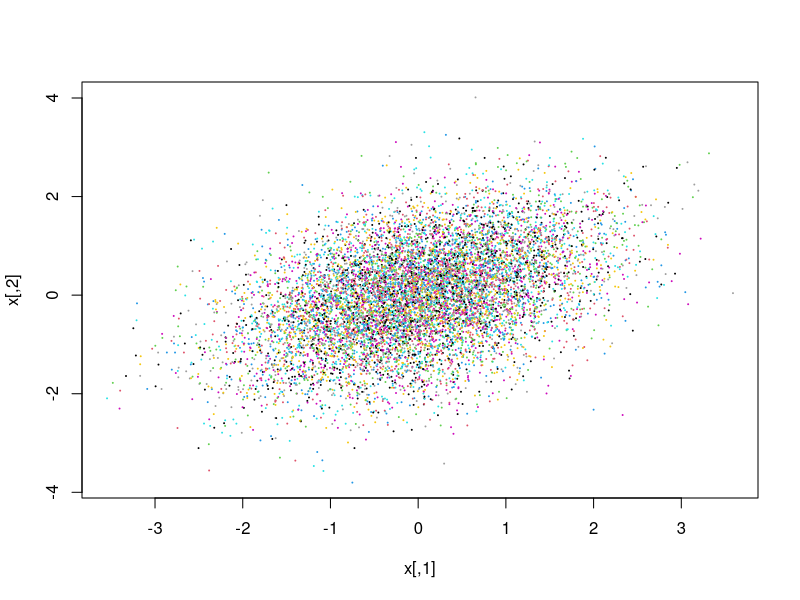
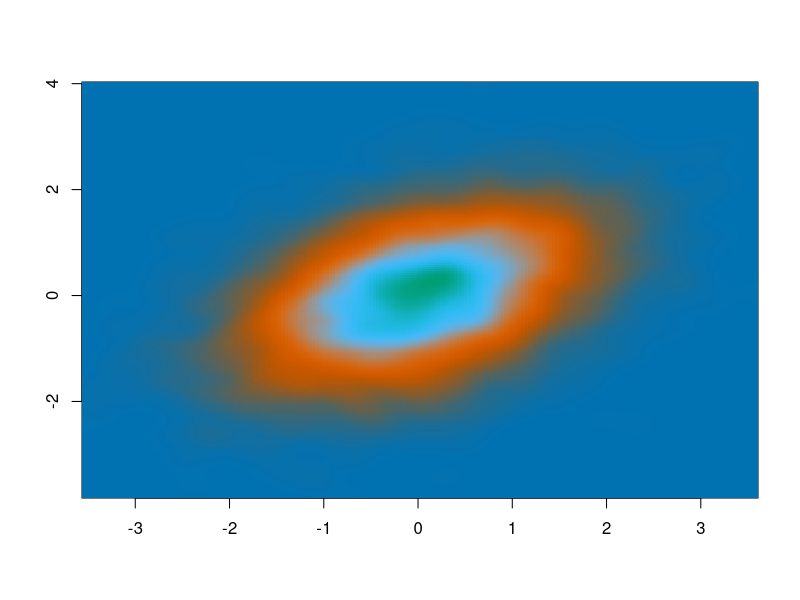
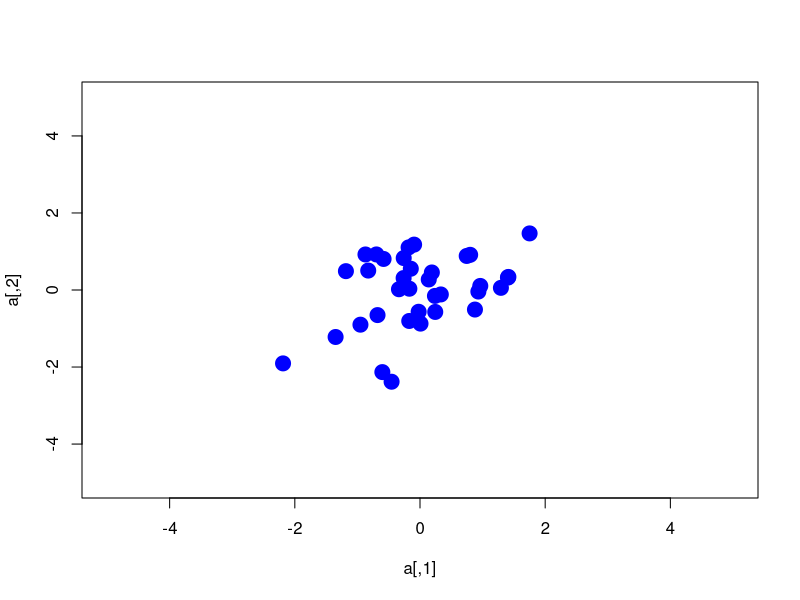

Source code (R) for these figures, in order: (Note: this script raises an error after producing the figures.)
#################
# Simple example of MCMC sampling
#################
library(fields)
cbPalette <- c("#0072B2", "#D55E00", "#56B4E9", "#009E73")
colorTable<- designer.colors(500, cbPalette, 
                             x = 10*seq(1:4))

#########
# first, let's build a function that generates random numbers from a bivariate normal distribution

rho <- 0.9
x <- mvtnorm::rmvnorm(10000, sigma = matrix(c(1,sqrt(1 - rho^2),sqrt(1 - rho^2),1), ncol = 2))

plot(x, col = 1:10000, cex = 0.1)
kde <- MASS::kde2d(x[,1], x[,2], n = 200)
image(kde, col = colorTable)

a <- x[1:35,1:2]
plot(a, ylim = c(-5,5), xlim = c(-5,5), col = "blue", cex = 2, pch = 19)
ellipse(mu = c(0, 0), sigma = matrix(c(1, sqrt(1 - rho^2),sqrt(1 - rho^2),1), ncol = 2), alpha = .05, npoints = 250, newplot = FALSE,
        draw = TRUE)
ellipse(mu = c(0, 0), sigma = matrix(c(1, sqrt(1 - rho^2),sqrt(1 - rho^2),1), ncol = 2), alpha = .01, npoints = 250, newplot = FALSE,
        draw = TRUE)
ellipse(mu = c(0, 0), sigma = matrix(c(1, sqrt(1 - rho^2),sqrt(1 - rho^2),1), ncol = 2), alpha = .10, npoints = 250, newplot = FALSE,
        draw = TRUE)
        

metropolisHastings <- function (n, rho) {   
  mat <- matrix(ncol = 2, nrow = n)   # matrix for storing the random samples
  x <- 4   # initial values for all parameters
  y <- 4
  cov <- matrix(c(1,sqrt(1 - rho^2),sqrt(1 - rho^2),1), ncol = 2)
  prev <- dmvnorm(c(x, y), mu = c(0,0), sigma = cov) 
  mat[1, ] <- c(x, y)        # initialize the markov chain
  counter <- 1
  while(counter<=n) {
    propx <- x + rnorm(1, 0, 0.1)
    propy <- y + rnorm(1, 0, 0.1)
    
    newprob <- dmvnorm(c(propx, propy), sigma = cov) 
    ratio <- newprob/prev 
    
    prob.accept <- min(1, ratio)     # ap
    rand <- runif(1)
    if (rand <= prob.accept) {
      x <- propx
      y <- propy
      mat[counter, ] <- c(x, y)    # store this in the storage array 
      counter=counter+1
      prev <- newprob    # get ready for the next iteration
    }
    
  }
  return(mat)
}

met <- metropolisHastings(10000, 0.9)


plotMet <- function(r) {
  a <- x[1:35,1:2]
  plot(a, ylim = c(-5,5), xlim = c(-5,5), xlab = "Channel 1", ylab = "Channel 2", col = "blue", cex = 2, pch = 19, main = paste0("Iteration ", r))
  ellipse(mu = c(0, 0), sigma = matrix(c(1, sqrt(1 - rho^2),sqrt(1 - rho^2),1), ncol = 2), alpha = .05, npoints = 250, newplot = FALSE,
          draw = TRUE)
  ellipse(mu = c(0, 0), sigma = matrix(c(1, sqrt(1 - rho^2),sqrt(1 - rho^2),1), ncol = 2), alpha = .01, npoints = 250, newplot = FALSE,
          draw = TRUE)
  ellipse(mu = c(0, 0), sigma = matrix(c(1, sqrt(1 - rho^2),sqrt(1 - rho^2),1), ncol = 2), alpha = .10, npoints = 250, newplot = FALSE,
          draw = TRUE)
  
  points(met[100 * c(1:r) - 99,], type = "b", col = "red", cex = 2, lwd = 3, pch = 19)
}
par(mfrow = c(2,2), mar=c(4,4,2,1))
plotMet(2)
plotMet(3)
plotMet(5)
plotMet(30)
